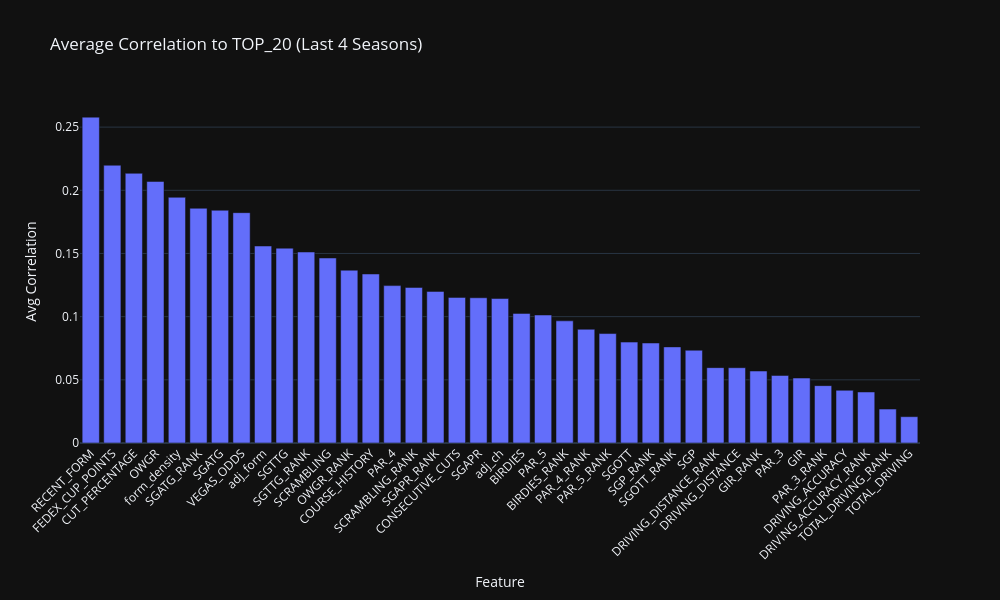

Write notebook code for a chart like this one.
### Markdown cell above
**Average of Last 4 Years**

### Code cell
import pandas as pd
import numpy as np
import plotly.express as px

# === Rebuild correlation matrices for the 4 most recent seasons ===
cor = {}
recent_seasons = sorted(training_df["SEASON"].unique())[-4:]

for season in recent_seasons:
    df_season = training_df[training_df["SEASON"] == season].copy()
    numeric_cols = df_season.select_dtypes(include=["float64", "int64"])
    cor[int(season)] = numeric_cols.corr().abs()

# === Combine into one summary DataFrame ===
cor_df = pd.DataFrame()

for season in recent_seasons:
    df = cor[season].reset_index()
    if "TOP_20" not in df.columns:
        continue
    temp = df[["index", "TOP_20"]].copy()
    temp = temp.rename(columns={"TOP_20": str(season)})
    if cor_df.empty:
        cor_df = temp
    else:
        cor_df = cor_df.merge(temp, on="index", how="outer")

# Drop target and metadata rows
cor_df = cor_df[~cor_df["index"].isin(["TOP_20", "FINAL_POS", "SEASON"])]

# Compute average correlation across seasons
cor_df["AVERAGE"] = cor_df.drop(columns=["index"]).mean(axis=1)
cor_df = cor_df.sort_values(by="AVERAGE", ascending=False)

# === Plotly Bar Chart ===
fig = px.bar(
    cor_df,
    x="index",
    y="AVERAGE",
    title="Average Correlation to TOP_20 (Last 4 Seasons)",
    labels={"index": "Feature", "AVERAGE": "Avg Correlation"},
    template="plotly_dark"
)

fig.update_layout(
    xaxis_tickangle=-45,
    height=600,
    width=1000,
    showlegend=False
)

fig.show()

### Figure 1 — Plotly figure (JSON) as saved in the notebook; plotly's stock layout.template omitted (floating-point values rounded to 4 significant figures)
{"data": [{"hovertemplate": "Feature=%{x}<br>Avg Correlation=%{y}<extra></extra>", "legendgroup": "", "marker": {"color": "#636efa", "pattern": {"shape": ""}}, "name": "", "orientation": "v", "showlegend": false, "textposition": "auto", "type": "bar", "x": ["RECENT_FORM", "FEDEX_CUP_POINTS", "CUT_PERCENTAGE", "OWGR", "form_density", "SGATG_RANK", "SGATG", "VEGAS_ODDS", "adj_form", "SGTTG", "SGTTG_RANK", "SCRAMBLING", "OWGR_RANK", "COURSE_HISTORY", "PAR_4", "SCRAMBLING_RANK", "SGAPR_RANK", "CONSECUTIVE_CUTS", "SGAPR", "adj_ch", "BIRDIES", "PAR_5", "BIRDIES_RANK", "PAR_4_RANK", "PAR_5_RANK", "SGOTT", "SGP_RANK", "SGOTT_RANK", "SGP", "DRIVING_DISTANCE_RANK", "DRIVING_DISTANCE", "GIR_RANK", "PAR_3", "GIR", "PAR_3_RANK", "DRIVING_ACCURACY", "DRIVING_ACCURACY_RANK", "TOTAL_DRIVING_RANK", "TOTAL_DRIVING"], "xaxis": "x", "y": [0.2579, 0.2198, 0.2134, 0.207, 0.1944, 0.1858, 0.1842, 0.1823, 0.1559, 0.1542, 0.1512, 0.1464, 0.1368, 0.1338, 0.1246, 0.1231, 0.12, 0.1152, 0.1149, 0.1143, 0.1026, 0.1013, 0.09669, 0.09, 0.08662, 0.07985, 0.07912, 0.07606, 0.07342, 0.05964, 0.05958, 0.05695, 0.05347, 0.0514, 0.0454, 0.04171, 0.04038, 0.02688, 0.02083], "yaxis": "y"}], "layout": {"barmode": "relative", "height": 600, "legend": {"tracegroupgap": 0}, "showlegend": false, "title": {"text": "Average Correlation to TOP_20 (Last 4 Seasons)"}, "width": 1000, "xaxis": {"anchor": "y", "domain": [0, 1], "tickangle": -45, "title": {"text": "Feature"}}, "yaxis": {"anchor": "x", "domain": [0, 1], "title": {"text": "Avg Correlation"}}}}
